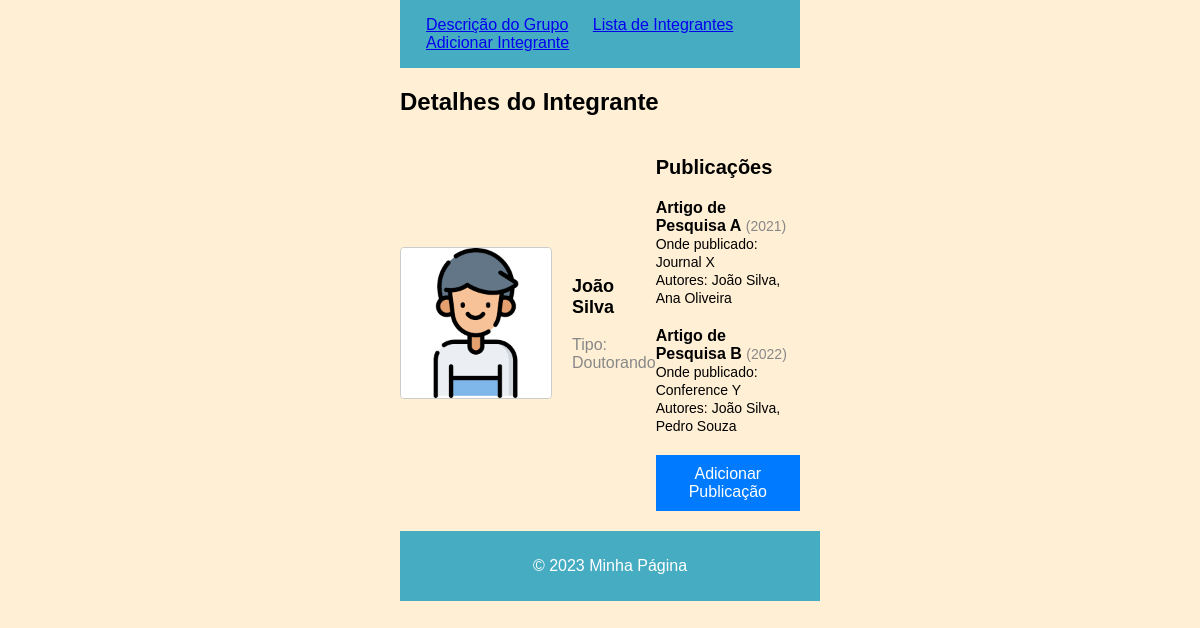
/integrante/1/, run on the app's committed database.
### grupo_pesquisa/models.py (models this page shows, shortened)
class Integrante(models.Model):
    nome = models.CharField(max_length=100)
    TIPO_CHOICES = (
        ('Iniciação Científica', 'Iniciação Científica'),
        ('Mestrando', 'Mestrando'),
        ('Doutorando', 'Doutorando'),
        ('Pós-doutorando', 'Pós-doutorando'),
        ('Professor', 'Professor'),
    )
    tipo = models.CharField(max_length=20, choices=TIPO_CHOICES)
    foto = models.ImageField(upload_to=upload_location)

class Publicacao(models.Model):
    integrante = models.ForeignKey(Integrante, on_delete=models.CASCADE, related_name='publicacoes')
    titulo = models.CharField(max_length=200)
    ano_publicacao = models.PositiveIntegerField()
    onde_publicado = models.CharField(max_length=200)
    autores = models.TextField()
    class Meta:
        verbose_name_plural = "Publicações"

### grupo_pesquisa/views.py (the view, shortened to what this page needs)
# urls.py: path('integrante/<int:integrante_id>/', views.detalhes_integrante, name='detalhes_integrante'),
def detalhes_integrante(request, integrante_id):
    integrante = get_object_or_404(Integrante, pk=integrante_id)
    publicacoes = integrante.publicacoes.all()
    publicacoes_disponiveis = Publicacao.objects.all()
    form = PublicacaoForm()
    return render(request, 'detalhes_integrante.html', {
        'integrante': integrante,
        'publicacoes': publicacoes,
        'publicacoes_disponiveis': publicacoes_disponiveis,
        'form': form,
    })

### grupo_pesquisa/templates/detalhes_integrante.html (shortened to what this page needs)
{% extends "base.html" %}
{% block content %}
    <section>
        <h2 class="section-title">Detalhes do Integrante</h2>
        <div class="integrante-details">
            <img src="{{ integrante.foto.url }}" alt="{{ integrante.nome }}" class="integrante-image">
            <div class="integrante-info">
                <h3 class="integrante-name">{{ integrante.nome }}</h3>
                <p class="integrante-type">Tipo: {{ integrante.tipo }}</p>
            </div>
            <div class="publicacoes">
                <h3 class="publicacoes-title">Publicações</h3>
                <ul class="publicacoes-list">
                    {% for publicacao in publicacoes %}
                        <li class="publicacao-item">
                            <span class="publicacao-titulo">{{ publicacao.titulo }}</span>
                            <span class="publicacao-ano">({{ publicacao.ano_publicacao }})</span><br>
                            <span class="publicacao-onde">Onde publicado: {{ publicacao.onde_publicado }}</span><br>
                            <span class="publicacao-autores">Autores: {{ publicacao.autores }}</span>
                        </li>
                    {% endfor %}
                </ul>
                <button id="adicionar-publicacao" class="btn">Adicionar Publicação</button>
            </div>
        </div>
    </section>
{% endblock %}

### grupo_pesquisa/templates/base.html (style rules this page uses)
body { font-family: Arial, sans-serif; margin: 0; padding: 0; min-height: 100vh; max-width: 400px; background-color: papayawhip; margin: 0 auto; position: relative; }

### grupo_pesquisa/templates/detalhes_integrante.html (style rules this page uses)
.section-title { font-size: 24px; margin-bottom: 20px; }
.integrante-details { display: flex; align-items: center; margin-bottom: 20px; }
.integrante-image { max-width: 150px; margin-right: 20px; border: 1px solid #ccc; border-radius: 4px; }
.integrante-info { flex: 1; }
.integrante-name { font-size: 18px; }
.integrante-type { font-size: 16px; color: #888; }
.publicacoes-title { font-size: 20px; margin-top: 20px; }
.publicacoes-list { list-style: none; padding: 0; }
.publicacao-item { margin-bottom: 20px; }
.publicacao-titulo { font-size: 16px; font-weight: bold; }
.publicacao-ano { font-size: 14px; color: #888; }
.publicacao-onde { font-size: 14px; }
.publicacao-autores { font-size: 14px; }
.btn { background-color: #007BFF; color: #fff; padding: 10px 20px; border: none; cursor: pointer; font-size: 16px; }

### data on the page
Integrante: foto (picture), nome "João Silva", tipo "Doutorando"
Publicacao: titulo "Artigo de Pesquisa A", ano_publicacao "2021", onde_publicado "Journal X", autores "João Silva, Ana Oliveira"
Publicacao: titulo "Artigo de Pesquisa B", ano_publicacao "2022", onde_publicado "Conference Y", autores "João Silva, Pedro Souza"
